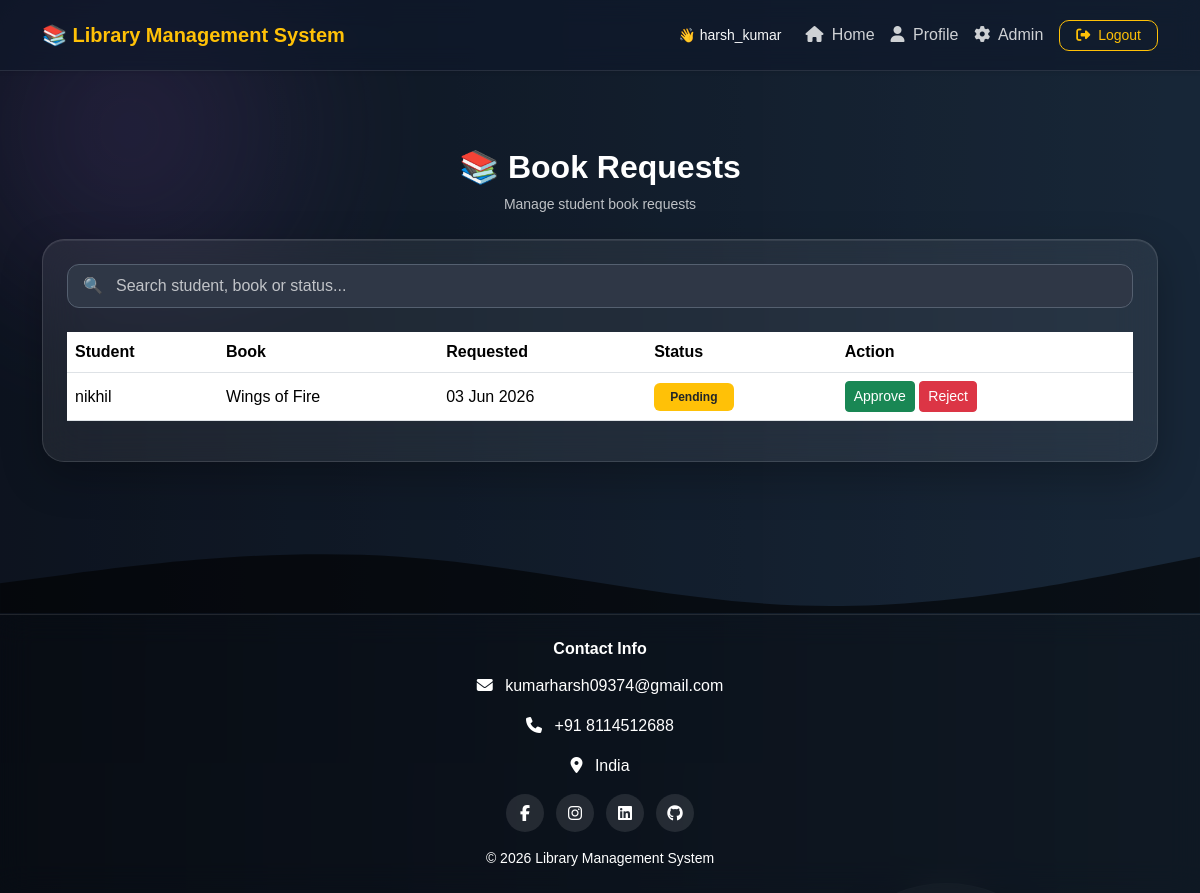
/books/pending-requests/ (signed in), run on the app's committed database.
### books/models.py (models this page shows, shortened)
class BookRequest(models.Model):
    student = models.ForeignKey(
        User,
        on_delete=models.CASCADE
    )
    book = models.ForeignKey(
        Book,
        on_delete=models.CASCADE
    )
    requested_at = models.DateTimeField(
        default=timezone.now
    )
    approved = models.BooleanField(
        default=False
    )

class Book(models.Model):
    title = models.CharField(
        max_length=200
    )
    author = models.CharField(
        max_length=200
    )
    isbn = models.CharField(
        max_length=100,
        default='N/A'
    )
    quantity = models.IntegerField(
        default=1
    )
    added_at = models.DateTimeField(
        default=timezone.now
    )

### books/views.py (the view)
# urls.py: path('pending-requests/', views.pending_requests_page, name='pending_requests'),
@login_required
def pending_requests_page(request):
    if not request.user.is_superuser:
        return redirect('login')
    requests = BookRequest.objects.filter(approved=False).order_by('-id').select_related(
        'student', 'book'
    )
    return render(request, 'books/pending_requests.html', {
        'requests': requests
    })

### books/templates/books/pending_requests.html (shortened to what this page needs)
{% extends 'base.html' %}
{% block content %}
{% include 'includes/dashboard_navbar.html' %}
<div class="container py-5">
    <div class="text-center mb-4">
        <h2 class="text-white fw-bold">📚 Book Requests</h2>
        <p class="text-light opacity-75 small">
            Manage student book requests
        </p>
    </div>
    <div class="glass-card p-4">
        <div class="position-relative mb-4">
            <span class="position-absolute top-50 start-0 translate-middle-y ms-3 text-light opacity-75">
                🔍
            </span>
            <input type="text" id="searchRequest"
                   class="form-control ps-5"
                   placeholder="Search student, book or status..."
                   style="border-radius:12px;">
        </div>
        <div class="table-responsive">
            <table class="table table-hover align-middle text-white" id="requestTable">
                <thead>
                    <tr>
                        <th>Student</th>
                        <th>Book</th>
                        <th>Requested</th>
                        <th>Status</th>
                        <th>Action</th>
                    </tr>
                </thead>
                <tbody>
                    {% for req in requests %}
                    <tr>
                        <td>{{ req.student.username }}</td>
                        <td>{{ req.book.title }}</td>
                        <td>{{ req.requested_at|date:"d M Y" }}</td>
                        <td>
                            {% if req.approved %}
                                <span class="badge bg-success px-3 py-2">Approved</span>
                            {% else %}
                                <span class="badge bg-warning text-dark px-3 py-2">Pending</span>
                            {% endif %}
                        </td>
                        <td class="text-nowrap">
                            {% if not req.approved %}
                            <a href="{% url 'approve_request' req.id %}"
                               class="btn btn-sm btn-success">
                                Approve
                            </a>
                            <a href="{% url 'reject_request' req.id %}"
                               class="btn btn-sm btn-danger"
                               onclick="return confirm('Reject this request?')">
                                Reject
                            </a>
                            {% else %}
                            <button class="btn btn-sm btn-secondary" disabled>
                                Done
                            </button>
                            {% endif %}
                        </td>
                    </tr>
                    {% empty %}
                    <tr>
                        <td colspan="5" class="text-center text-light opacity-75">
                            No Requests Found
                        </td>
                    </tr>
                    {% endfor %}
                </tbody>
            </table>
        </div>
    </div>
</div>
{% endblock %}

### templates/includes/dashboard_navbar.html (shortened to what this page needs)
<nav class="navbar navbar-expand-lg navbar-dark shadow-sm" style="background: rgba(0,0,0,0.55);
            backdrop-filter: blur(12px);
            border-bottom: 1px solid rgba(255,255,255,0.1);">
    <div class="container">
        <a class="navbar-brand fw-bold text-warning" href="{% if user.is_authenticated %}
                    {% if user.is_superuser %}
                        {% url 'admin_dashboard' %}
                    {% elif user.is_staff %}
                        {% url 'staff_dashboard' %}
                    {% else %}
                        {% url 'student_dashboard' %}
                    {% endif %}
                 {% else %}
                    {% url 'home' %}
                 {% endif %}">
            📚 Library Management System
        </a>
        <div class="collapse navbar-collapse" id="navbarNav">
            <ul class="navbar-nav ms-auto align-items-center">
                {% if user.is_authenticated %}
                <li class="nav-item me-3">
                    <span class="text-light small">
                        👋 {{ request.user.username }}
                    </span>
                </li>
                <li class="nav-item">
                    <a class="nav-link" href="
                           {% if user.is_superuser %}
                                {% url 'admin_dashboard' %}
                           {% elif user.is_staff %}
                                {% url 'staff_dashboard' %}
                           {% else %}
                                {% url 'student_dashboard' %}
                           {% endif %}
                           ">
                        <i class="fa fa-home me-1"></i> Home
                    </a>
                </li>
                <li class="nav-item">
                    <a class="nav-link" href="{% url 'profile' %}">
                        <i class="fa fa-user me-1"></i> Profile
                    </a>
                </li>
                {% if user.is_superuser %}
                <li class="nav-item">
                    <a class="nav-link text-warning" href="{% url 'admin:index' %}" target="_blank">
                        <i class="fa fa-cog me-1"></i> Admin
                    </a>
                </li>
                {% endif %}
                <li class="nav-item ms-2">
                    <button type="button" class="btn btn-outline-warning btn-sm px-3" data-bs-toggle="modal"
                        data-bs-target="#logoutModal">
                        <i class="fa fa-sign-out-alt me-1"></i> Logout
                    </button>
                </li>
                {% endif %}
            </ul>
        </div>
    </div>
</nav>

### static/css/style.css (style rules this page uses)
html, body { height: 100%; margin: 0; padding: 0; scroll-behavior: smooth; }
body { padding-top: 100px; background: linear-gradient(to right, #141e30, #243b55); min-height: 100vh; display: flex; flex-direction: column; font-family: Arial, sans-serif; overflow-x: hidden; position: relative; }
body::before { content: ""; position: fixed; inset: 0; background: rgba(0, 0, 0, .35); z-index: -3; }
body::after { content: ""; position: fixed; width: 500px; height: 500px; background: radial-gradient(circle, rgba(118, 75, 162, .22), transparent 70%); top: -120px; left: -120px; filter: blur(45px); animation: moveGlow 10s ease-in-out infinite alternate; z-index: -2; }
.navbar { background: rgba(15, 23, 42, .65) !important; backdrop-filter: blur(18px); -webkit-backdrop-filter: blur(18px); border-bottom: 1px solid rgba(255, 255, 255, .08); border-radius: 0px; box-shadow: 0 8px 30px rgba(0, 0, 0, .25); transition: .3s; }
.navbar { position: fixed; top: 0; padding-top: 15px; padding-bottom: 15px; left: 0; width: 100%; z-index: 1000; backdrop-filter: blur(18px); }
.navbar-brand { font-size: 20px; font-weight: 700; }
.navbar .nav-link { color: rgba(255, 255, 255, .8) !important; padding: 6px 10px; border-radius: 8px; transition: .3s; }
.glass-card { background: rgba(255, 255, 255, .07); backdrop-filter: blur(20px); -webkit-backdrop-filter: blur(20px); border: 1px solid rgba(255, 255, 255, .12); border-radius: 22px; box-shadow: 0 15px 40px rgba(0, 0, 0, .25), inset 0 1px 0 rgba(255, 255, 255, .08); transition: .3s; cursor: pointer; }
#returnSearch, #bookSearch, #searchRequest, #userSearch { background: #2f3746 !important; border: 1px solid #556070 !important; color: #f9f8f8 !important; border-radius: 12px !important; height: 44px; transition: .3s; }
#returnSearch::placeholder, #bookSearch::placeholder, #searchRequest::placeholder, #userSearch::placeholder { color: rgba(255, 255, 255, .7) !important; }
button { border-radius: 10px !important; font-weight: 600; }
.form-control { background: rgba(255, 255, 255, 0.1); border: none; color: #fff; }
.form-control::placeholder { color: rgba(255, 255, 255, 0.7); }

### data on the page
BookRequest: student.username "nikhil", book "Wings of Fire", requested_at "03 Jun 2026", approved "Pending"

### other printed values
{{ request.user.username }} "harsh_kumar"
